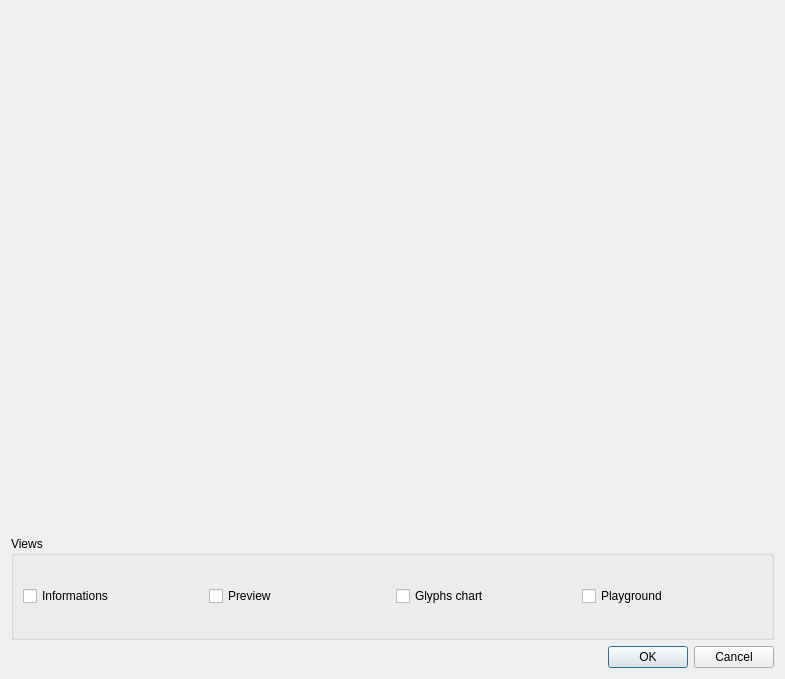
<ui version="4.0" >
 <class>multiPrintDialog</class>
 <widget class="QDialog" name="multiPrintDialog" >
  <property name="geometry" >
   <rect>
    <x>0</x>
    <y>0</y>
    <width>785</width>
    <height>679</height>
   </rect>
  </property>
  <property name="sizePolicy" >
   <sizepolicy vsizetype="Preferred" hsizetype="Preferred" >
    <horstretch>0</horstretch>
    <verstretch>0</verstretch>
   </sizepolicy>
  </property>
  <property name="windowTitle" >
   <string>Dialog</string>
  </property>
  <layout class="QGridLayout" >
   <item row="0" column="0" >
    <widget class="QWidget" native="1" name="printPlaceHolder" >
     <property name="sizePolicy" >
      <sizepolicy vsizetype="Preferred" hsizetype="Preferred" >
       <horstretch>0</horstretch>
       <verstretch>5</verstretch>
      </sizepolicy>
     </property>
    </widget>
   </item>
   <item row="1" column="0" >
    <widget class="QGroupBox" name="groupBox" >
     <property name="sizePolicy" >
      <sizepolicy vsizetype="Preferred" hsizetype="Preferred" >
       <horstretch>0</horstretch>
       <verstretch>1</verstretch>
      </sizepolicy>
     </property>
     <property name="title" >
      <string>Views</string>
     </property>
     <layout class="QGridLayout" >
      <item row="0" column="0" >
       <widget class="QCheckBox" name="checkInfo" >
        <property name="text" >
         <string>Informations</string>
        </property>
       </widget>
      </item>
      <item row="0" column="1" >
       <widget class="QCheckBox" name="checkPreview" >
        <property name="text" >
         <string>Preview</string>
        </property>
       </widget>
      </item>
      <item row="0" column="2" >
       <widget class="QCheckBox" name="checkChart" >
        <property name="text" >
         <string>Glyphs chart</string>
        </property>
       </widget>
      </item>
      <item row="0" column="3" >
       <widget class="QCheckBox" name="checkPlayground" >
        <property name="text" >
         <string>Playground</string>
        </property>
       </widget>
      </item>
     </layout>
    </widget>
   </item>
   <item row="2" column="0" >
    <widget class="QDialogButtonBox" name="buttonBox" >
     <property name="standardButtons" >
      <set>QDialogButtonBox::Cancel|QDialogButtonBox::NoButton|QDialogButtonBox::Ok</set>
     </property>
    </widget>
   </item>
  </layout>
 </widget>
 <resources/>
 <connections/>
</ui>
